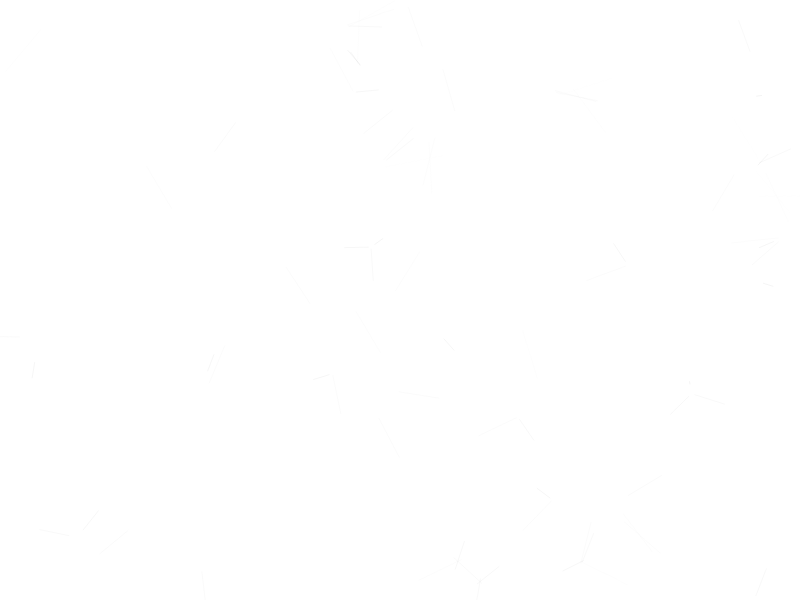
Frame 1 (no input)
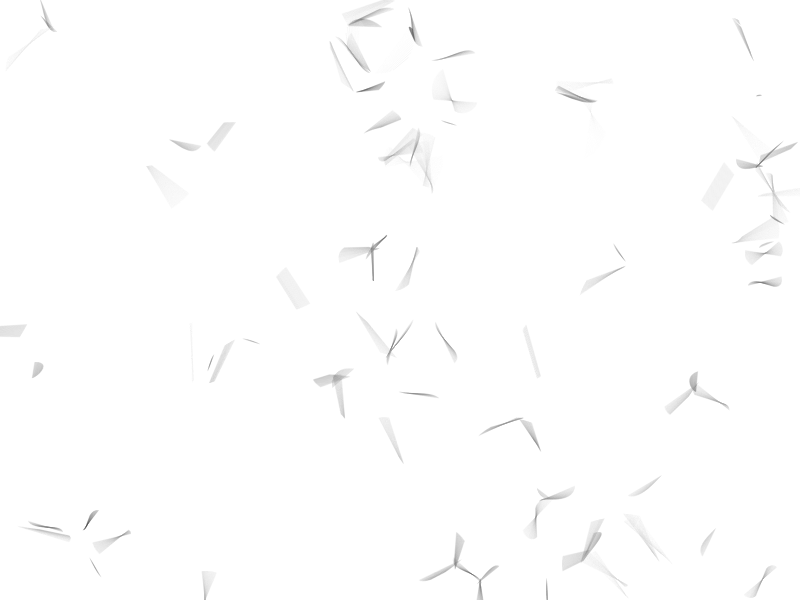
Frame 60 (no input)
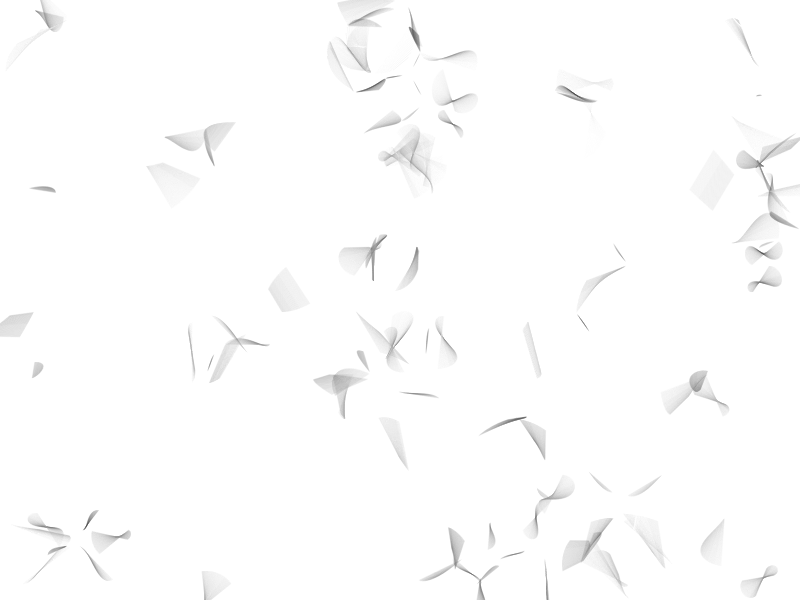
Frame 120 (the mouse pressed at the canvas centre since frame 60)

The p5.js sketch that drew these frames (run headless with seeded random() and noise() and a simulated clock; from frame 60 on, the mouse is pressed at the canvas centre):

// p5.js sketch
// ── sketch.js
// REAS' PROCESS 3

var numCircle = 100;
var circles = [];

function setup() {
  createCanvas(800, 600);
  frameRate(30);
  for (var i = 0; i < numCircle; i++) {
    var x = random(width);
    var y = random(height);
    var r = random(20, 40);
    var xspeed = random(-0.25, 0.25);
    var yspeed = random(-0.25, 0.25);
    circles[i] = new Circle(x, y, r, xspeed, yspeed, i);
  }
  background(255);
}

function draw() {
  //background(255);
      
  for (var i = 0; i < circles.length; i++) {
    noFill();
    stroke(100);
    //circle(circles[i].x,circles[i].y,circles[i].r*2);
    circles[i].update();
  }
  for (var j = 0; j < circles.length; j++) {
    circles[j].move();
  }
}

function Circle(px, py, pr, psp, pysp, pid) {
  this.x = px;
  this.y = py;
  this.r = pr;
  this.id = pid;
  this.sp = psp;
  this.ysp = pysp;
  this.diam = pr * pr;

  this.update = function() {
    for (var i = this.id + 1; i < numCircle; i++) {
      intersect(circles[this.id], circles[i]);
    }
  }

  this.move = function() {
    this.x += this.sp;
    this.y += this.ysp;
    if (this.sp > 0) {
      if (this.x > width + this.r) {
        this.x = -this.r;
      }
    } else {
      if (this.x < -this.r) {
        this.x = width + this.r;
      }
    }
    if (this.ysp > 0) {
      if (this.y > height + this.r) {
        this.y = -this.r;
      }
    } else {
      if (this.y < -this.r) {
        this.y = height + this.r;
      }
    }
  }
}

function intersect(cA, cB) {

  var dx = cA.x - cB.x;
  var dy = cA.y - cB.y;
  var d2 = dx * dx + dy * dy;
  var d = sqrt(d2);

  if ((d > cA.r + cB.r) || (d < abs(cA.r - cB.r))) {
    return; // no solution 
  }

  var a = (cA.diam - cB.diam + d2) / (2 * d);
  var h = sqrt(cA.diam - a * a);
  var x2 = cA.x + a * (cB.x - cA.x) / d;
  var y2 = cA.y + a * (cB.y - cA.y) / d;

  var paX = x2 + h * (cB.y - cA.y) / d;
  var paY = y2 - h * (cB.x - cA.x) / d;
  var pbX = x2 - h * (cB.y - cA.y) / d;
  var pbY = y2 + h * (cB.x - cA.x) / d;

  stroke(dist(paX, paY, pbX, pbY)*4, 12); 
  line(paX, paY, pbX, pbY);

}
